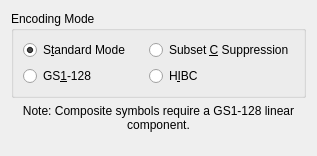
<?xml version="1.0" encoding="UTF-8"?>
<ui version="4.0">
 <class>grpC128</class>
 <widget class="QWidget" name="grpC128">
  <property name="geometry">
   <rect>
    <x>0</x>
    <y>0</y>
    <width>317</width>
    <height>156</height>
   </rect>
  </property>
  <property name="maximumSize">
   <size>
    <width>600</width>
    <height>16777215</height>
   </size>
  </property>
  <property name="windowTitle">
   <string>Form</string>
  </property>
  <layout class="QVBoxLayout" name="verticalLayoutC128">
   <item>
    <widget class="QGroupBox" name="groupBoxC128EncodingMode">
     <property name="title">
      <string>Encoding Mode</string>
     </property>
     <property name="toolTip">
      <string>How to process data</string>
     </property>
     <layout class="QGridLayout" name="gridLayoutC128EncodingMode">
      <property name="sizeConstraint">
       <enum>QLayout::SetMinimumSize</enum>
      </property>
      <item row="0" column="0">
       <widget class="QRadioButton" name="radC128Stand">
        <property name="text">
         <string>S&amp;tandard Mode</string>
        </property>
        <property name="toolTip">
         <string>Process data as normal</string>
        </property>
        <property name="checked">
         <bool>true</bool>
        </property>
       </widget>
      </item>
      <item row="0" column="1">
       <widget class="QRadioButton" name="radC128CSup">
        <property name="text">
         <string>Subset &amp;C Suppression</string>
        </property>
        <property name="toolTip">
         <string>Do not begin in Subset C mode,
even if initial data is numeric</string>
        </property>
       </widget>
      </item>
      <item row="1" column="0">
       <widget class="QRadioButton" name="radC128EAN">
        <property name="text">
         <string>GS&amp;1-128</string>
        </property>
        <property name="toolTip">
         <string>Process data as GS1 General Specifications data,
formatted with Application Identifiers (AIs)</string>
        </property>
       </widget>
      </item>
      <item row="1" column="1">
       <widget class="QRadioButton" name="radC128HIBC">
        <property name="text">
         <string>H&amp;IBC</string>
        </property>
        <property name="toolTip">
         <string>Process data as a Health Industry Barcode (HIBC)
Labeler Identification Code (LIC)
For Provider Applications Standard (PAS), preface
the data with a slash &quot;/&quot;</string>
        </property>
       </widget>
      </item>
     </layout>
    </widget>
   </item>
   <item>
    <widget class="QLabel" name="noteC128CompositeEAN">
     <property name="sizePolicy">
      <sizepolicy hsizetype="Preferred" vsizetype="Fixed">
       <horstretch>0</horstretch>
       <verstretch>0</verstretch>
      </sizepolicy>
     </property>
     <property name="text">
      <string>Note: Composite symbols require a GS1-128 linear component.</string>
     </property>
     <property name="textFormat">
      <enum>Qt::PlainText</enum>
     </property>
     <property name="alignment">
      <set>Qt::AlignCenter</set>
     </property>
     <property name="wordWrap">
      <bool>true</bool>
     </property>
    </widget>
   </item>
   <item>
    <spacer name="verticalSpacerC128">
     <property name="orientation">
      <enum>Qt::Vertical</enum>
     </property>
     <property name="sizeHint" stdset="0">
      <size>
       <width>20</width>
       <height>43</height>
      </size>
     </property>
    </spacer>
   </item>
  </layout>
 </widget>
 <resources/>
 <connections/>
</ui>
